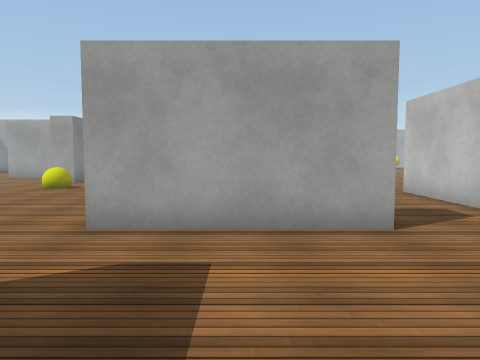
[1] (above)

18 first-person views from a walk through a Unity game level. The camera is 1.2 m above the floor, tilts 4° down and sees 70° across. The floor is counted in squares, 1 m on a side. Each view is taken from the middle of a square. On the plan, view 1 faces up. The plan holds only what a view shows up to about 14 squares ahead; the rest is blank. The place goes on beyond the plan. The player character is not drawn. Some surface patterns are stand-ins.

[2]
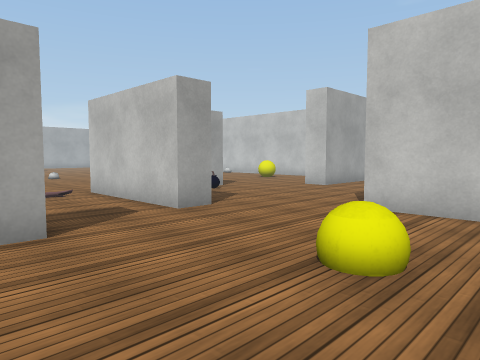

[3]
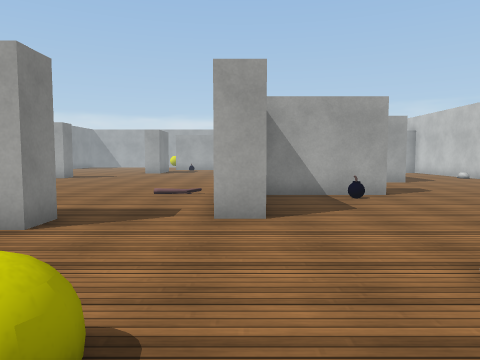

[4]
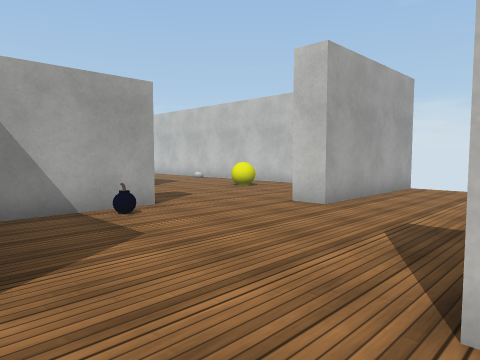

[5]
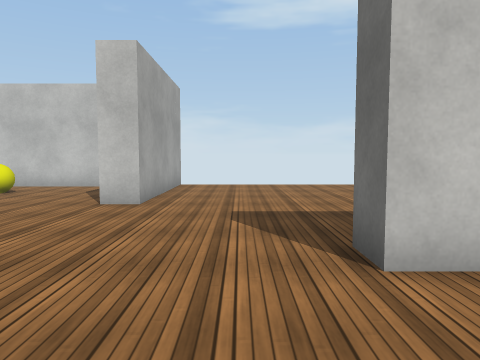

[6]
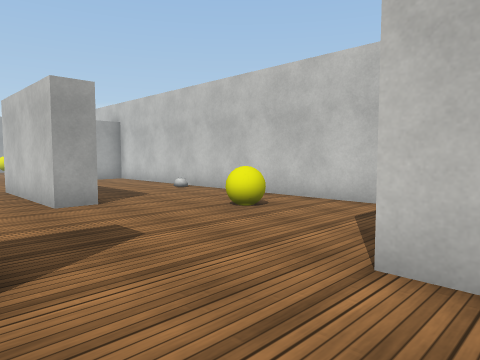

[7]
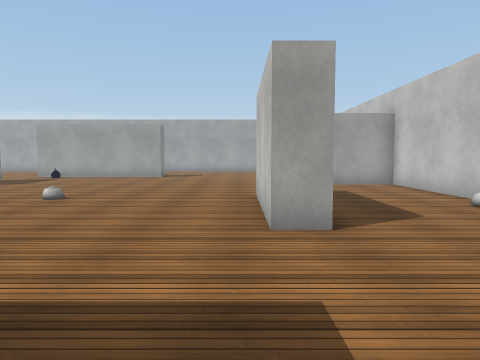

[8]
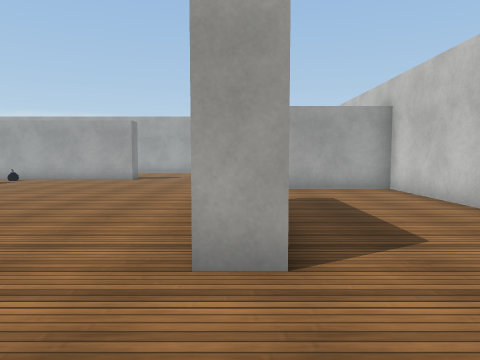

[9]
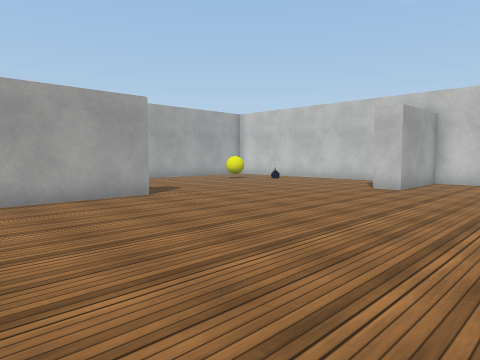

[10]
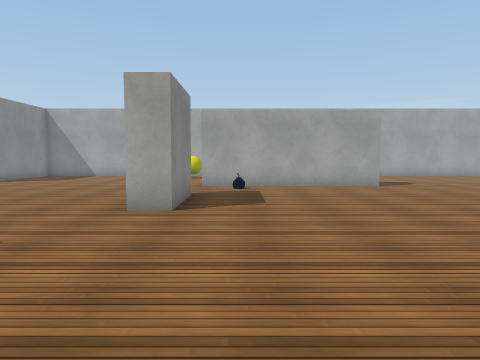

[11]
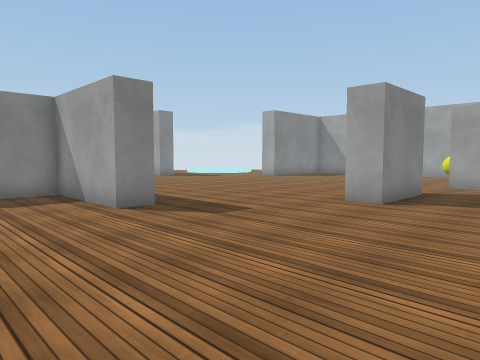

[12]
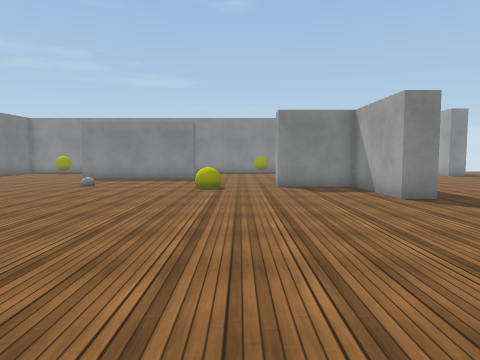

[13]
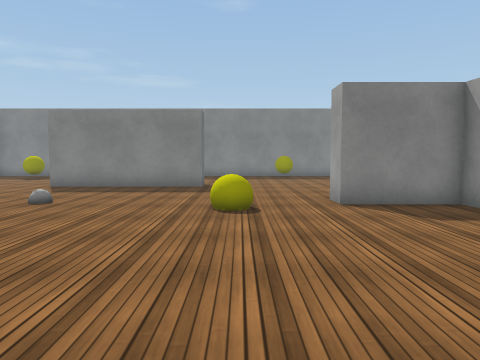

[14]
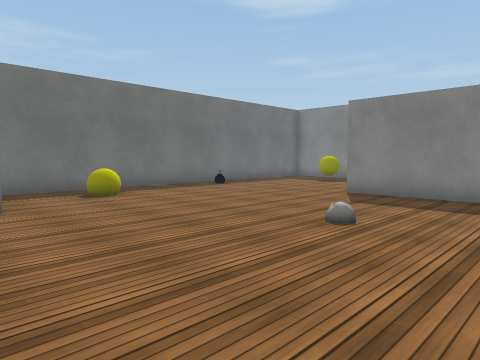

[15]
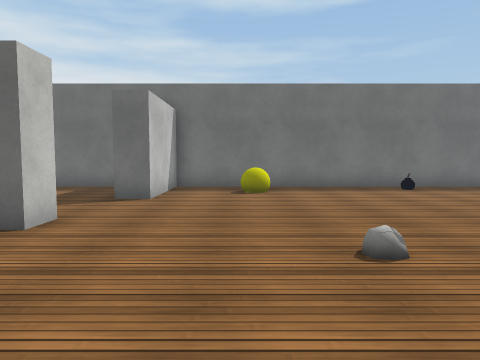

[16]
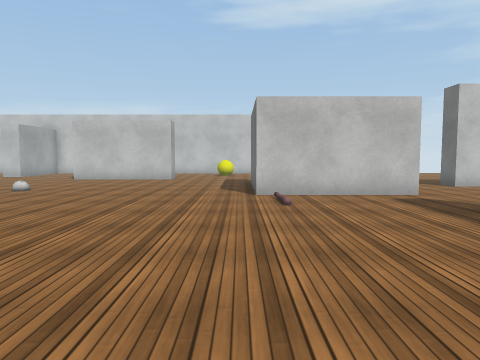

[17]
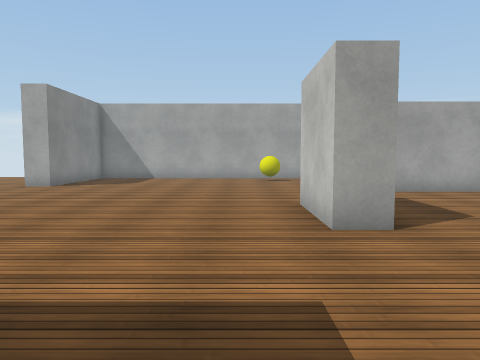

[18]
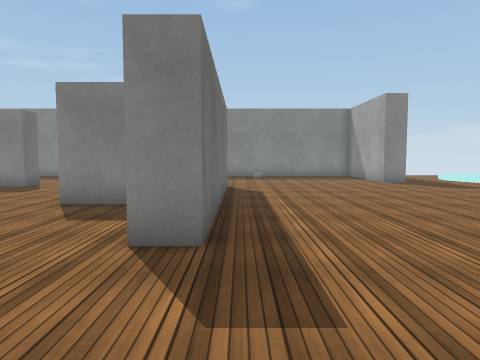

### Floor plan
Points are (right, up) in squares from view 1. A wall is a line through its corners. A room is listed if a view was taken in it or the views show most of it. See-through windows are left out.
Room 1 (views 1, 2, 3, 4, 5, 6, 7, 8, 9, 10, 11, 12, 13, 14, 15, 16, 17, 18)
walls: (2.5, 6.5) (2.5, 5.5) (-2.5, 5.5) (-2.5, 6.5) (-2.1, 6.5); (10.6, 10.5) (6.8, 10.5); (6.6, 6.5) (5.5, 6.5) (5.5, 11.5) (8.1, 11.5); (13.6, 15.5) (12.5, 15.5) (12.5, 20.5); (0.5, 26.5) (0.5, 23.5) (-0.5, 23.5) (-0.5, 26.5); (8.5, 1.2) (8.5, 3.5) (9.5, 3.5); (7.6, 29.5) (0.5, 29.5); (-12.5, 19.5) (-3.5, 19.5) (-3.5, 18.5) (-7.5, 18.5) (-7.5, 15.5) (-8.5, 15.5); (18.5, 10.5) (18.5, 24.5) (14.5, 24.5) (14.5, 25.5); (-13.1, 11.5) (-12.5, 11.5) (-12.5, 5.5); (-1.1, -1.5) (1.4, -1.5); (19.6, 7.5) (13.5, 7.5) (13.5, 8.5); (-9.5, 32.1) (-9.5, 31.5) (-10.5, 31.5); (-13.5, -1.5) (-3.5, -1.5) (-3.5, 2.5) (-2.5, 2.5)
objects: other object (-12, 0); yellow ball (-7, 1); yellow ball (-7, 13); other object (2, 29); yellow ball (5, 2); yellow ball (16, 13)

Where each view was taken, in squares from view 1:
view 1: 0 up, 0 right, facing up
view 2: 0 up, 1 right, facing up-right
view 3: 0 up, 6 right, facing up
view 4: 3 up, 6 right, facing up-right
view 5: 5 up, 5 right, facing right
view 6: 7 up, 10 right, facing up-right
view 7: 10 up, 12 right, facing up
view 8: 12 up, 13 right, facing up
view 9: 20 up, 2 right, facing up-right
view 10: 16 up, 2 right, facing up
view 11: 15 up, 4 right, facing up-left
view 12: 14 up, 6 right, facing left
view 13: 13 up, 1 right, facing left
view 14: 11 up, 2 left, facing down-left
view 15: 12 up, 6 left, facing down
view 16: 12 up, 5 left, facing right
view 17: 18 up, 2 left, facing up
view 18: 20 up, 1 right, facing left
